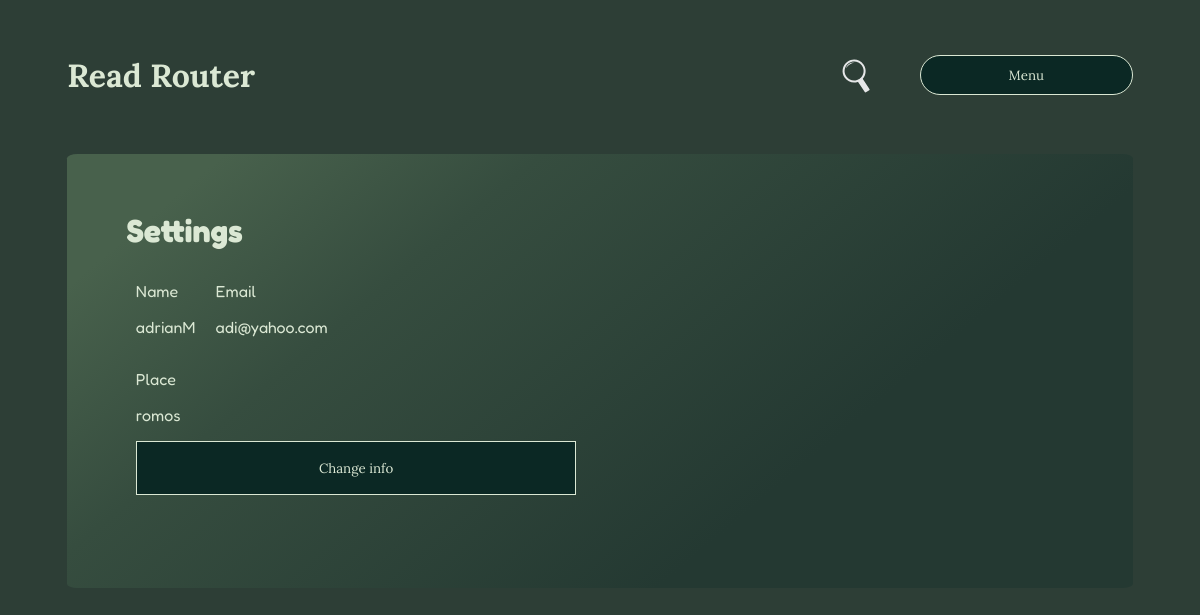
The app's page /user/user_settings/6 (signed in) with its own data.
### myapp/core/models/user.py (models this page shows, shortened)
class User(UserMixin, db.Model):
    __tablename__ = 'user'
    id = db.Column(db.Integer, primary_key=True)
    name = db.Column(db.String(50), nullable=True)
    email = db.Column(db.String(260), nullable=True, unique=True)
    psw = db.Column(db.String(50), nullable=True)
    place = db.Column(db.String(32), nullable=True)
    user_photo = db.Column(db.String(50), default='default.png')
    books = db.relationship('Book', backref='user', uselist=True)

### myapp/core/routes/user.py (the view)
@users.route(f'{base_url}/user_settings/<int:user_id>', methods=methods)
@login_required
def user_settings_view(user_id):
    if current_user.id != user_id:
        return redirect(url_for(redirect_page))
    template = f'{template_path}/user_settings.html'
    user = user_settings_func(request, user_id)
    if request.method == 'GET':
        return render_template(template, user_settings=user[0], form=user[1])
    else:
        return redirect(url_for(redirect_page, user_id=user_id))

### myapp/__init__.py (called while the page is built)
def create_app(config_file_path):
    app = Flask(__name__)
    app.config.from_pyfile(config_file_path)
    db.init_app(app)
    migrate.init_app(app, db, render_as_batch=True)
    login_manager = LoginManager(app, db)
    @login_manager.user_loader
    def load_user(user_id):
        return User.query.get(user_id)
    admin = Admin(app, name="Small Lib", template_mode='bootstrap4', endpoint='admin', index_view=DashBoardView())
    admin.add_view(ModelView(User, db.session, name='Users'))
    admin.add_view(MyModelView(Book, db.session, name='Books'))
    admin.add_view(MyModelView(Genre, db.session, name='Genre'))
    admin.add_view(MyModelView(Exchange, db.session, name='Exchange'))
    app.register_blueprint(main)
    app.register_blueprint(users)
    app.register_blueprint(auth)
    app.register_blueprint(books)
    return app

### myapp/core/functions/user.py (called while the page is built, shortened)
def user_settings_func(request, user_id):
    form = SettingsForm(user_id)
    user = User.query.get(user_id)
    if request.method == 'GET':
        return user, form

### myapp/templates/pages/user/user_settings.html (shortened to what this page needs)
{% extends "base.html" %}
{% block content %}
<div class="settings">
    <h1>Settings</h1>
    <div id="settings-content">
        <div id="settings-old">
            <div id="settings-name-and-email">
                <div>
                    <p>Name</p>
                    <p>{{ user_settings.name }}</p>
                </div>
                <div>
                    <p>Email</p>
                    <p>{{ user_settings.email }}</p>
                </div>
            </div>
            <div>
                <p>Place</p>
                <p>{{ user_settings.place }}</p>
            </div>
            <button id="change_info_btn" class="main-color font-color btn">Change info</button>
        </div>
    </div>
</div>
{% endblock %}

### myapp/static/css/user-settings.css (style rules this page uses)
#settings-old { margin-right: 5%; margin-bottom: 5%; padding: 1%; display: flex; flex-direction: column; }
#settings-old button { padding: 2%; width: 50%; }
#settings-name-and-email { display:flex; }
#settings-name-and-email div { margin-right: 20px; }
#settings-name-and-email div p { margin-top: 0; }

### myapp/static/css/style.css (style rules this page uses)
body { background-color: #2d3e36; }
.font-color { color: #dbe8d4; }
.main-color { background-color: #0b2824; }
.btn { border: 1px solid; padding: 5%; font-family: 'Lora', serif; }

### records on screen
User: name "adrianM", email "adi@yahoo.com", place "romos"
